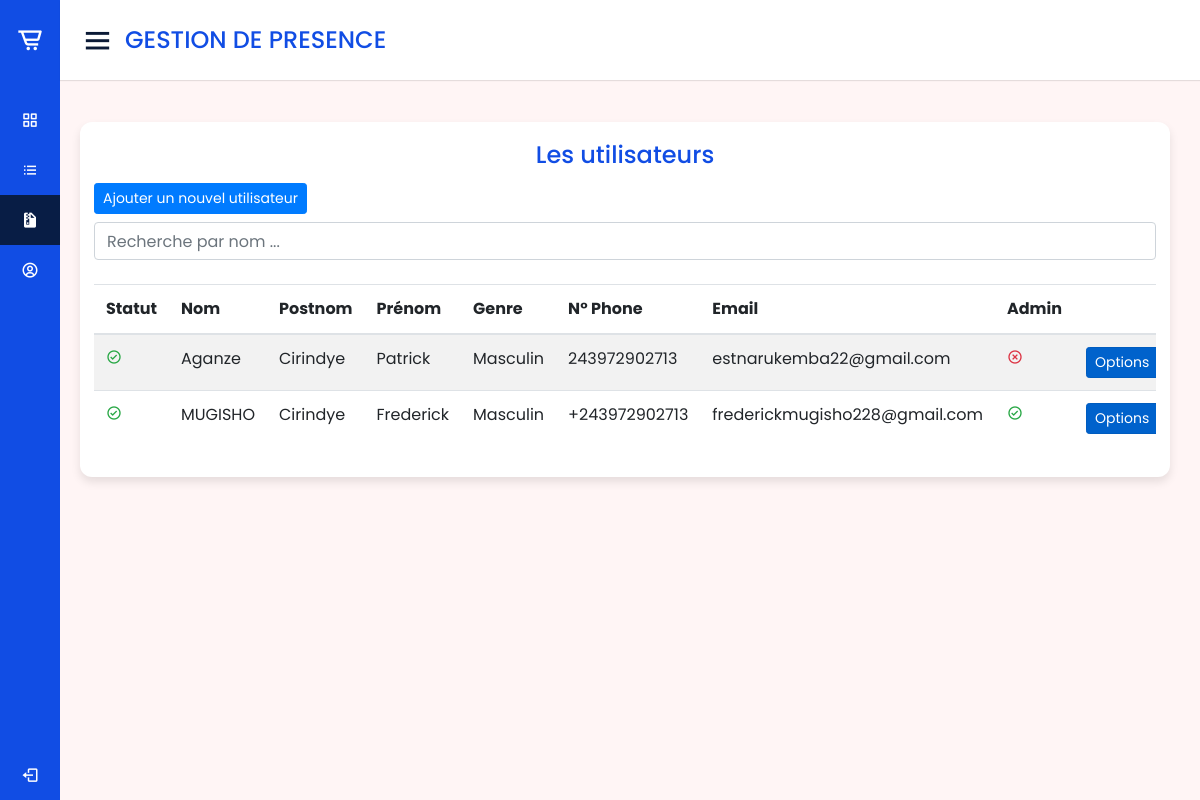
The page /utilisateurs_liste/ (signed in) on the database its author committed.
### gestion_presence/models.py (models this page shows, shortened)
class Enseignant(models.Model):
    user_account = models.OneToOneField(User, on_delete=models.CASCADE, related_name='user_account')
    nom = models.CharField(max_length=30)
    post_nom = models.CharField(max_length=30)
    pre_nom = models.CharField(max_length=30)
    genre = models.CharField(max_length=20, choices=sexe_choice, default='Masculin')
    phone_number = models.CharField(max_length=16)
    email = models.EmailField(unique=True)
    is_admin = models.BooleanField(default=False)

### gestion_presence/views.py (the view)
# urls.py: path('utilisateurs_liste/', vues.utilisateurs_liste, name='utilisateurs_liste'),
@login_required
@user_admin_required
def utilisateurs_liste(request):
    try:
        users = Enseignant.objects.all().order_by('nom')
        context = {
            'users': users
        }
        return render(request, 'vues/utilisateurs_liste.html', context)
    except Exception as e:
        error_html = f"<html><body><h2>Error system: {e}</h2></body></html>"
        return HttpResponse(error_html)

### gestion_presence/views.py (called while the page is built)
def user_admin_required(view_func, redirect_url="presence:index"):
    @functools.wraps(view_func)
    def is_admin(request, *args, **kwargs):
        if request.user.user_account.is_admin:
            return view_func(request, *args, **kwargs)
        messages.error(request, "Vous ne pouvez accéder à l'interface demandée")
        return redirect(redirect_url)
    return is_admin

### templates/vues/utilisateurs_liste.html (shortened to what this page needs)
{% extends 'layouts/base.html' %}
{% block content %}
    {% if users %}
        <div class="title normal-color text-center">Les utilisateurs</div>
        <a href="{% url 'presence:register_user' %}" class="btn btn-primary btn-sm mb-2">Ajouter un nouvel utilisateur</a>
        <input type="text" id="searchtxt" placeholder="Recherche par nom ..." onkeyup="searchUser();" class="form-control"><br>
        <div class="table-responsive">
            <table id="searchTable" class="table table-striped">
                <thead>
                  <tr>
                    <th scope="col">Statut</th>
                    <th scope="col">Nom</th>
                    <th scope="col">Postnom</th>
                    <th scope="col">Prénom</th>
                    <th scope="col">Genre</th>
                    <th scope="col">N° Phone</th>
                    <th scope="col">Email</th>
                    <th scope="col">Admin</th>
                    <th scope="col"></th>
                  </tr>
                </thead>
                <tbody>
                    {% for user in users %}
                        <tr>
                            {% if user.user_account.is_active %}
                                <td class="text-success"><i class='bx bx-check-circle'></i></td>
                            {% else %}
                                <td class="text-danger"><i class='bx bx-x-circle'></i></td>
                            {% endif %}
                            <td>{{user.nom}}</td>
                            <td>{{user.post_nom}}</td>
                            <td>{{user.pre_nom}}</td>
                            <td>{{user.genre}}</td>
                            <td>{{user.phone_number}}</td>
                            <td>{{user.email}}</td>
                            {% if user.is_admin %}
                                <td class="text-success"><i class='bx bx-check-circle'></i></td>
                            {% else %}
                                <td class="text-danger"><i class='bx bx-x-circle'></i></td>
                            {% endif %}
                            <td>
                                <div class="dropdown show">
                                    <a class="btn btn-primary btn-sm dropdown-toggle" href="#" role="button" id="dropdownMenuLink" data-toggle="dropdown" aria-haspopup="true" aria-expanded="false">
                                        Options
                                    </a>
                                </div>
                            </td>
                        </tr>
                    {% endfor %}
                </tbody>
            </table>
        </div>
    {% endif %}
{% endblock content %}

### static/css/style.css (style rules this page uses)
* { margin: 0; padding: 0; box-sizing: border-box; font-family: 'Poppins', sans-serif; }
.normal-color { color: #114de4; }
.sales-boxes .title { font-size: 24px; font-weight: 500; margin-bottom: 10px; }

### rows shown on the page
Enseignant: nom "Aganze", post_nom "Cirindye", pre_nom "Patrick", genre "Masculin", phone_number "243972902713", email "estnarukemba22@gmail.com", is_admin False (drawn)
Enseignant: nom "MUGISHO", post_nom "Cirindye", pre_nom "Frederick", genre "Masculin", phone_number "+243972902713", email "frederickmugisho228@gmail.com", is_admin True (drawn)
